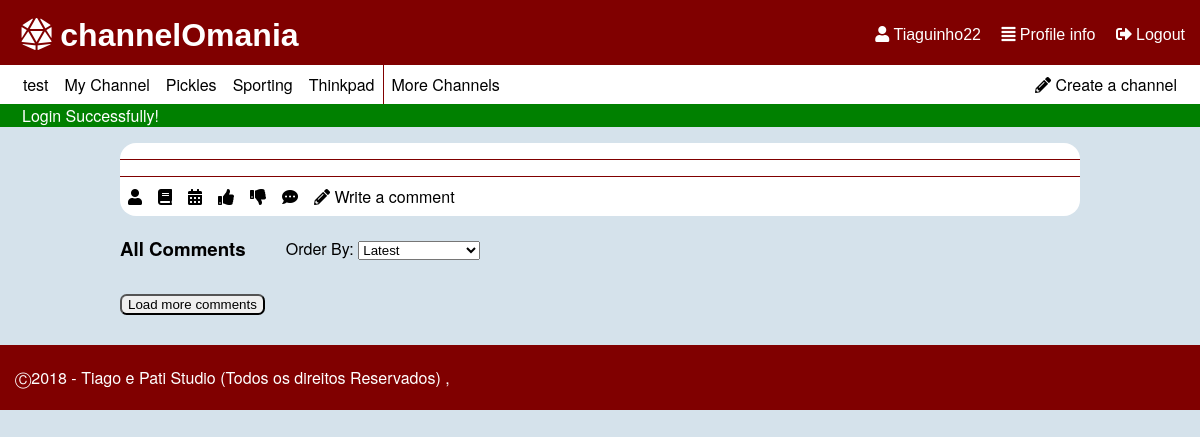
Before: /pages/story.php (signed in) with the older database file.
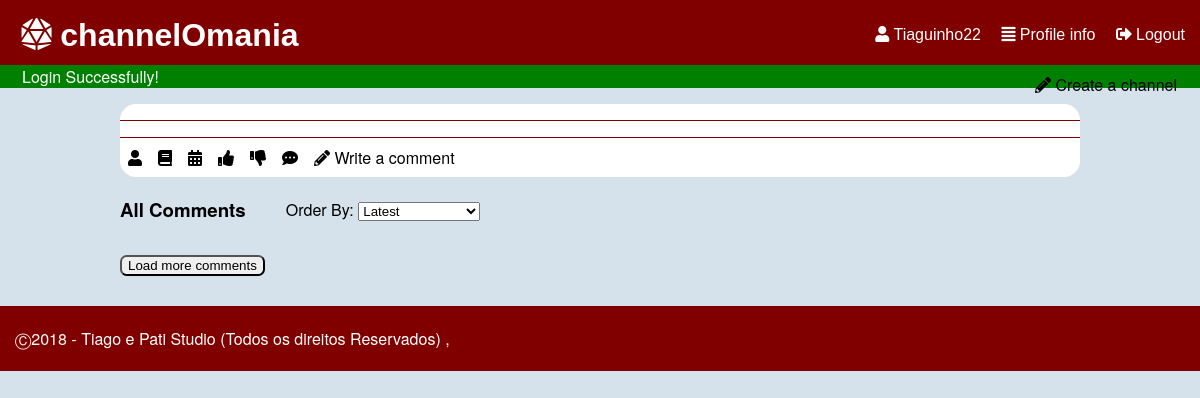
After: the same page with the newer database file.
### tables this page shows
CREATE TABLE "channel" (
	`ID`	INTEGER NOT NULL,
	`name`	TEXT NOT NULL CHECK(length(name) > 0 and length(name) < 30) UNIQUE,
	`coverImage`	TEXT,
	`author`	INTEGER NOT NULL,
	PRIMARY KEY(`ID`),
	FOREIGN KEY(`author`) REFERENCES `user`(`ID`) ON DELETE Cascade ON UPDATE No Action
);

### pages/story.php (called while the page is built, shortened)
<?php
  include_once('../database/db_list.php');
  include_once('../templates/tpl_common.php');
  include_once('../templates/tpl_story.php');
  $story = getStory($_GET['storyId']);
  draw_header($story['title']);
  draw_footer();
?>

### database/db_list.php (called while the page is built, shortened)
<?php
function listChannel($sort='') {
  switch($sort){
    case 'mActive':
      $order = 'n_stories DESC';
      break;
  }
  $db = Database::instance()->db();
  $stmt = $db->prepare('SELECT *,(SELECT COUNT(*) FROM story WHERE story.channel == channel.ID) AS n_stories,channel.ID as channelId FROM channel INNER JOIN user ON author=user.ID ORDER BY '.$order);
  $stmt->execute();
  return $stmt->fetchAll();
}
?>

### templates/tpl_common.php (the view, shortened to what this page needs)
<?php function draw_header($tabText = ""){
?>
<!DOCTYPE html>
<html lang="en-US">
  <head>
    <link href="../css/style.css" rel="stylesheet">
    <link href="../css/input.css" rel="stylesheet">
    <link href="../css/links.css" rel="stylesheet">
    <link rel="stylesheet" href="https://use.fontawesome.com/releases/v5.5.0/css/all.css">
  </head>
  <body>
    <header id="header">
      <?php if(isset($_SESSION['username'])){ ?>
        <div id='options'>
          <a href="../pages/profile.php"><i class="fas fa-user"></i> <?php echo($_SESSION['username']) ?></a>
          <a href="../pages/profile.php"><i class="fas fa-align-justify"></i> Profile info</a>
          <a href="../actions/action_logout.php"><i class="fas fa-sign-out-alt"></i> Logout</a>
        </div>
      <?php } ?>
      <h1><a href="mainpage.php"><i class="fas fa-dice-d20"></i> channelOmania</a></h1>
    </header>
    <?php if(isset($_SESSION['username'])){ ?>
    <div id="list_channels">
      <p><a href = "../pages/new_channel.php" ><i class="fas fa-pencil-alt"></i> Create a channel</a></p>
      <?php $channels = listChannel('mActive'); ?>
      <ul>
      <?php if(count($channels) > 5) { ?>
        <?php for ($i=0; $i < 5; $i++) { ?>
          <li><a href = "../pages/channel.php?channelId=<?php echo($channels[$i]['channelId']); ?>" ><?php echo($channels[$i]['name']); ?></a></li>
        <?php } ?>
          <li id="moreChannels"><a href = "../pages/all_channels.php" >More Channels</a></li>
      <?php } else { ?>
        <?php foreach($channels as $channel_list){ ?>
          <li><a href = "../pages/channel.php?channelId=<?php echo($channel_list['channelId']); ?>" ><?php echo($channel_list['name']); ?></a></li>
        <?php } ?>
      <?php } ?>
      </ul>
    </div>
    <?php } ?>
    <?php if (isset($_SESSION['messages'])) {?>
      <section id="messages">
        <?php foreach($_SESSION['messages'] as $message) { ?>
          <div class="<?=$message['type']?>"><?=$message['content']?></div>
        <?php } ?>
      </section>
    <?php unset($_SESSION['messages']); } ?>
<?php } ?>
<?php function draw_footer(){
  ?>
  <footer class="footer">
    <p>	&#9400;2018 - Tiago e Pati Studio (Todos os direitos Reservados) ,</p>
  </footer>
</body>
</html>
<?php }
 ?>

Changed rows visible on the page:
removed channel: name "test"
removed channel: name "My Channel"
removed channel: name "Pickles"
removed channel: name "Sporting"
removed channel: name "Thinkpad"
Other visible differences:
text no longer shown: "More Channels"
